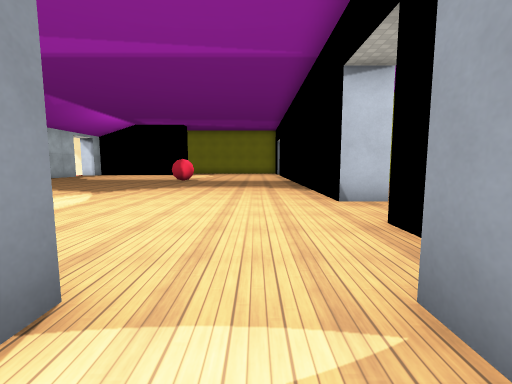
view 1 (above)

24 first-person views from a walk through a Godot game level. The camera is 1.3 m above the floor, tilts 6° down and sees 90° across. Doors that lead somewhere are drawn open, without their leaves. The floor is counted in squares, 1.8 m on a side. Each view is taken from the middle of a square. On the plan, view 1 faces up. The plan holds only what a view shows up to about 9 squares ahead; the rest is blank. The place goes on beyond the plan. Surface patterns are stand-ins for the level's own textures.

view 2
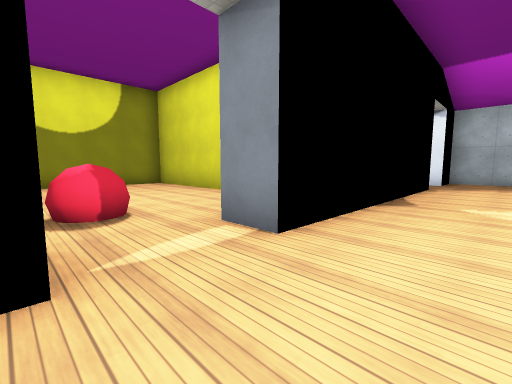

view 3
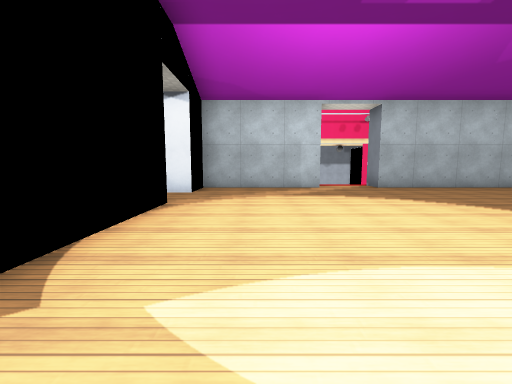

view 4
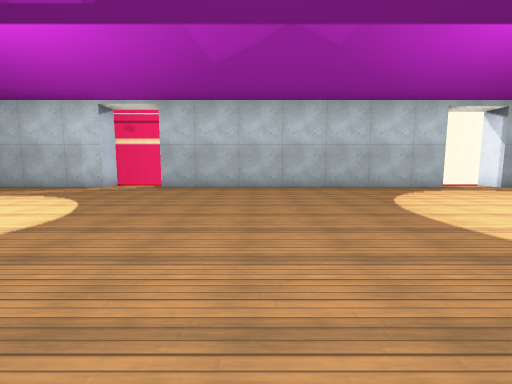

view 5
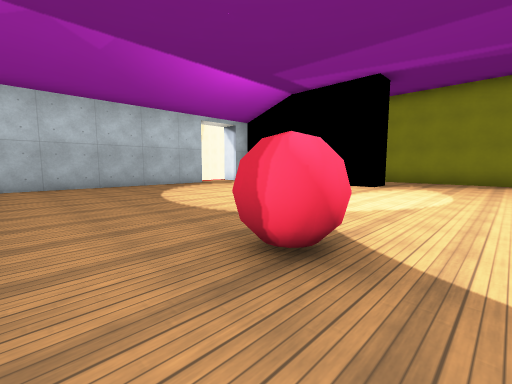

view 6
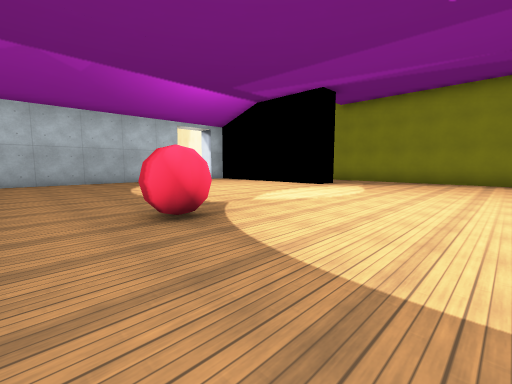

view 7
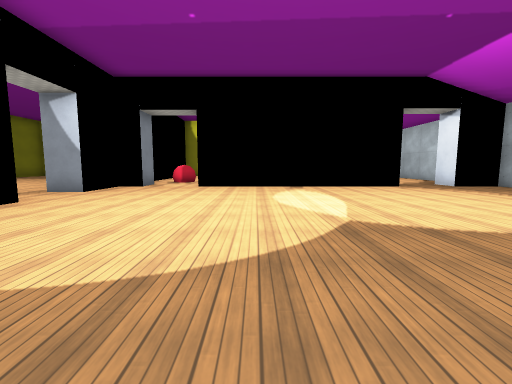

view 8
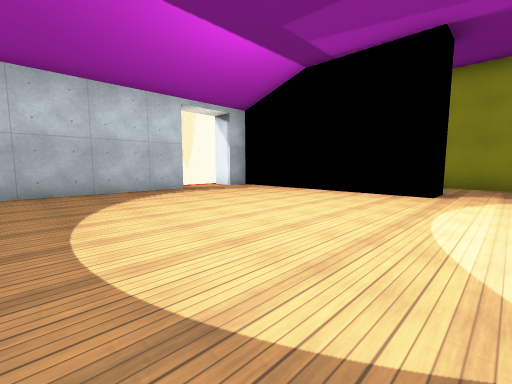

view 9
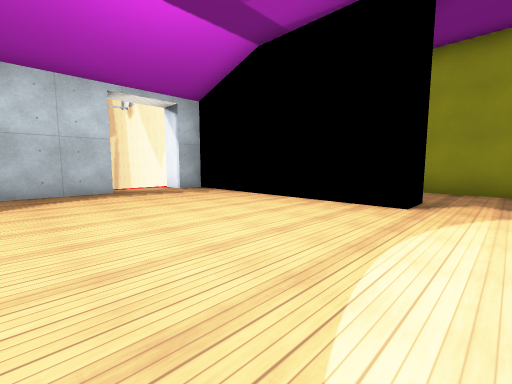

view 10
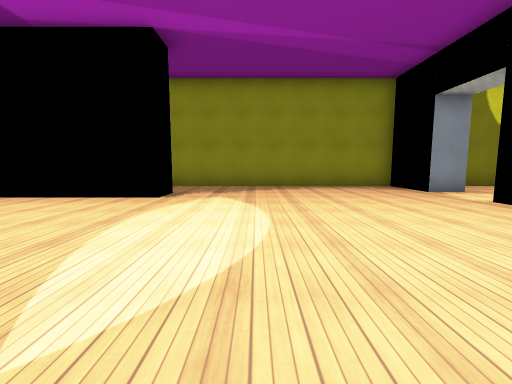

view 11
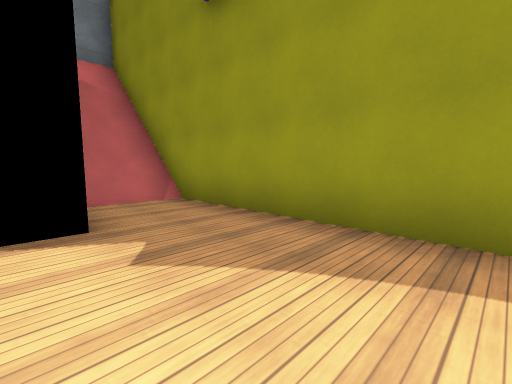

view 12
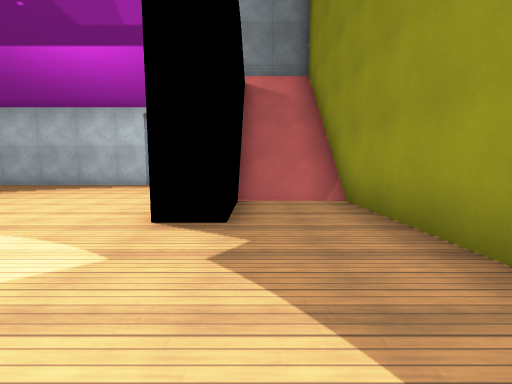

view 13
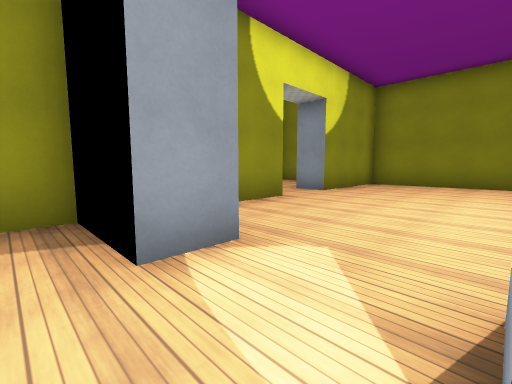

view 14
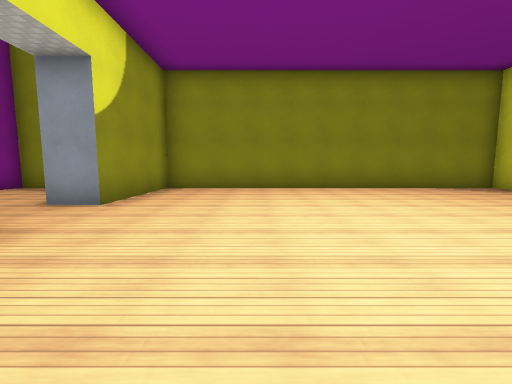

view 15
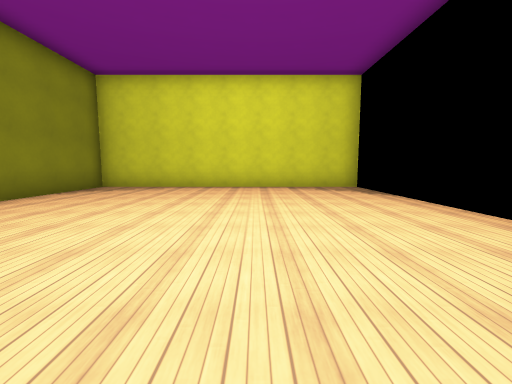

view 16
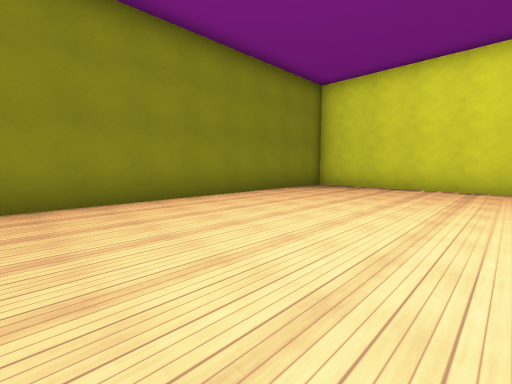

view 17
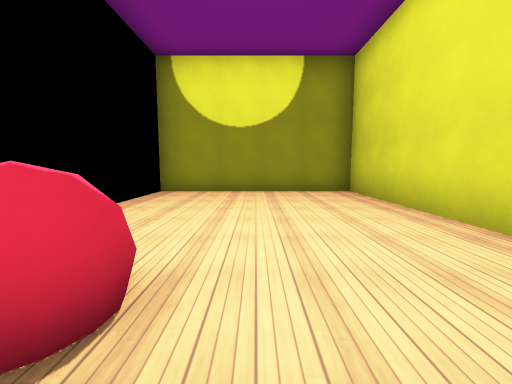

view 18
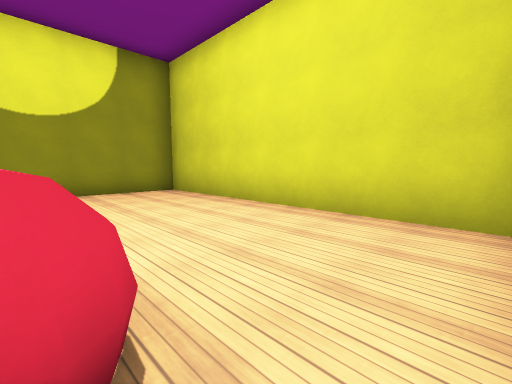

view 19
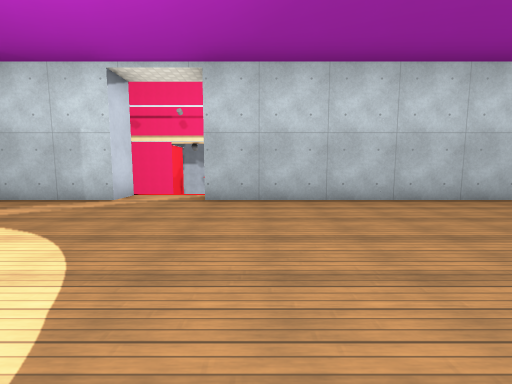

view 20
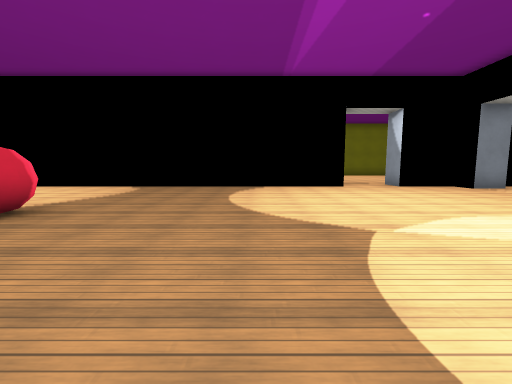

view 21
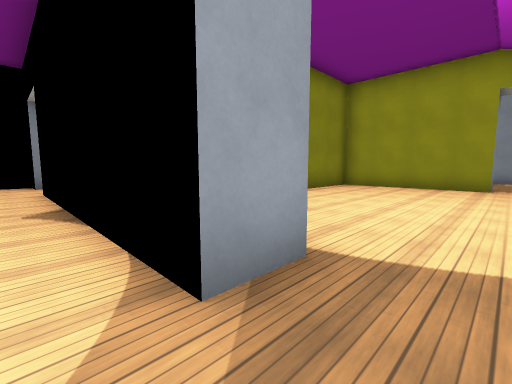

view 22
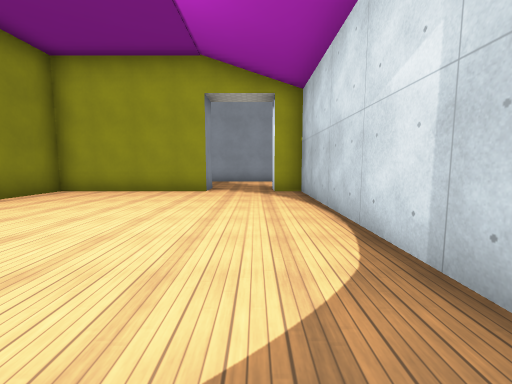

view 23
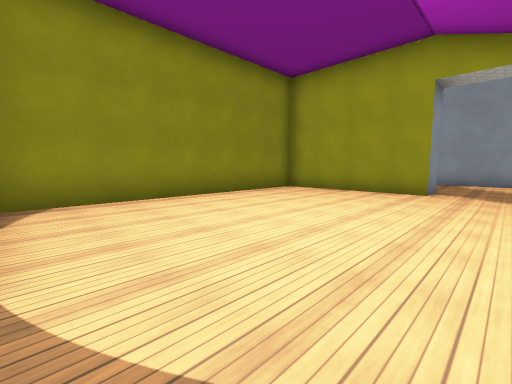

view 24
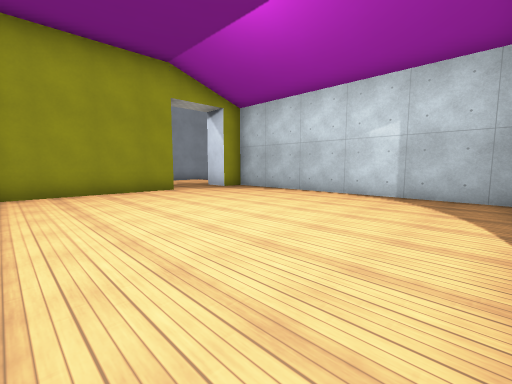

### Floor plan
Key: @ floor where view 1 was taken; # wall or solid block; . main floor; : floor 7.5 m higher than the main floor; / step, stairs or slope; D open door; = window, fence, low wall or low ledge.
Columns run from 12 left of view 1 to 12 right of it. Each row starts with its distance up from view 1.
 22 ##################DD#####
 21 #/////........#.........#
 20 #/////........#.........#
 19 #/ /:::#......D.........#
 18 D.............D.........#
 17 D............. .........#
 16 D............  .........#
 15 #............. .........#
 14 #............. .........#
 13 #............. .........#
 12 #........#.... .........#
 11 #............. ##########
 10 #.............
  9 #.............
  8 #.............
  7 D.............
  6 D.............
  5 D.............D
  4 #.............D.
  3 #.............#.
  2 #.............
  1 ###DD      DDD
  0 #.......#...@.
 -1 #.......#...=.
 -2 #.......#.....
 -3 #.......#.....#
 -4 #.......#.....#
 -5 #.......#.....
 -6 #.......#.....
 -7 ##..###########

Where each view was taken, in squares from view 1:
view 1: 0 up, 0 right, facing up
view 2: 3 up, 1 right, facing down-left
view 3: 3 up, 3 left, facing left
view 4: 10 up, 3 left, facing left
view 5: 10 up, 2 left, facing up-left
view 6: 10 up, 0 right, facing up-left
view 7: 10 up, 3 left, facing down
view 8: 12 up, 4 left, facing up-left
view 9: 14 up, 4 left, facing up-left
view 10: 13 up, 3 left, facing up
view 11: 19 up, 2 left, facing up-left
view 12: 20 up, 2 left, facing left
view 13: 18 up, 1 right, facing up-right
view 14: 19 up, 3 right, facing right
view 15: 20 up, 6 right, facing down
view 16: 20 up, 6 right, facing down-right
view 17: 0 up, 1 left, facing down
view 18: 0 up, 0 right, facing down-left
view 19: 8 up, 6 left, facing left
view 20: 8 up, 7 left, facing right
view 21: 2 up, 9 left, facing down-right
view 22: 0 up, 10 left, facing down
view 23: 0 up, 10 left, facing down-right
view 24: 0 up, 5 left, facing down-left
